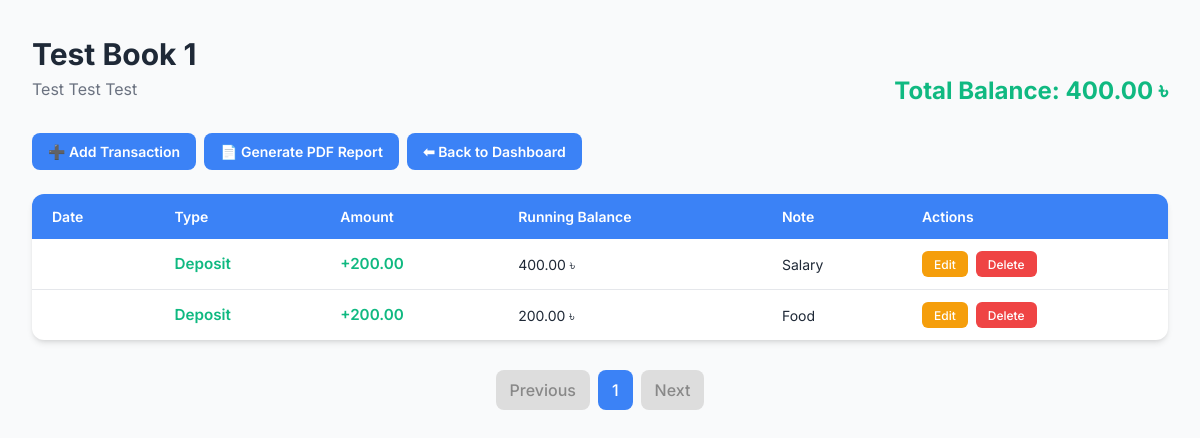
/book/20/ (signed in), run on the app's committed database.
### books/models.py (models this page shows, shortened)
class Book(models.Model):
    user = models.ForeignKey(User, on_delete=models.CASCADE)
    name = models.CharField(max_length=100)
    description = models.TextField(blank=True, null=True)
    created_at = models.DateTimeField(auto_now_add=True)  # full datetime for book creation

class Transaction(models.Model):
    TRANSACTION_TYPES = [
        ('deposit', 'Deposit'),
        ('withdraw', 'Withdraw'),
    ]
    book = models.ForeignKey(Book, on_delete=models.CASCADE, related_name='transactions')
    amount = models.DecimalField(max_digits=10, decimal_places=2)
    type = models.CharField(max_length=10, choices=TRANSACTION_TYPES)
    note = models.CharField(max_length=255, blank=True, null=True)
    created_at = models.DateField(default=timezone.now)  # store only date
    @property
    def sign_amount(self):
        return self.amount if self.type == 'deposit' else -self.amount

### books/views.py (the view, shortened to what this page needs)
# urls.py: path('book/<int:book_id>/', views.book_detail_view, name='book_detail'),
@login_required
def book_detail_view(request, book_id):
    book = get_object_or_404(Book, id=book_id, user=request.user)
    transactions = Transaction.objects.filter(book=book).order_by('-created_at', '-id')
    total_balance = sum(t.sign_amount for t in transactions)
    paginator = Paginator(transactions, 20)  # 20 per page
    page_number = request.GET.get('page')
    page_obj = paginator.get_page(page_number)
    ordered_oldest_first = list(
        transactions.order_by('created_at', 'id')
    )
    running_map = {}
    balance = Decimal('0.00')
    for t in ordered_oldest_first:
        balance += t.sign_amount
        running_map[t.id] = balance
    transactions_with_running = []
    for t in page_obj:
        t.running_balance = running_map.get(t.id, Decimal('0.00'))
        transactions_with_running.append(t)
    context = {
        'book': book,
        'page_obj': page_obj,
        'transactions_with_running': transactions_with_running,
        'total_balance': total_balance,
    }
    return render(request, 'books/book_detail.html', context)

### templates/books/book_detail.html (shortened to what this page needs)
<!DOCTYPE html>
<html lang="en">
<head>
</head>
<body>
<div class="container">
    <header class="header-section">
        <div class="header-info">
            <h1>{{ book.name }}</h1>
            <p class="book-desc">{{ book.description }}</p>
        </div>
        <h3 class="balance">Total Balance: {{ total_balance|floatformat:2 }} ৳</h3>
    </header>
    <div class="button-group">
        <a href="javascript:void(0)" id="addBtn" class="button">➕ Add Transaction</a>
        <a href="javascript:void(0)" id="reportBtn" class="button">📄 Generate PDF Report</a>
        <a href="{% url 'dashboard' %}" class="button">⬅ Back to Dashboard</a>
    </div>
    {% if page_obj %}
    <table class="transactions-table">
    <thead>
        <tr>
            <th>Date</th>
            <th>Type</th>
            <th>Amount</th>
            <th>Running Balance</th>
            <th>Note</th>
            <th>Actions</th>
        </tr>
    </thead>
    <tbody>
        {% for t in transactions_with_running %}
        <tr>
            <td data-label="Date">{{ t.created_at|date:"M d, Y" }}</td>
            <td data-label="Type" class="{{ t.type }}">{{ t.type|capfirst }}</td>
            <td data-label="Amount" class="{{ t.type }}">
                {% if t.type == 'deposit' %}+{% else %}-{% endif %}{{ t.amount|floatformat:2 }}
            </td>
            <td data-label="Balance">{{ t.running_balance|floatformat:2 }} ৳</td>
            <td data-label="Note">{{ t.note|default:"-" }}</td>
            <td data-label="Actions" class="action-group">
                <button class="editBtn"
                        data-id="{{ t.id }}"
                        data-amount="{{ t.amount }}"
                        data-type="{{ t.type }}"
                        data-note="{{ t.note|default:'' }}">Edit</button>
                <button class="deleteBtn" data-id="{{ t.id }}">Delete</button>
            </td>
        </tr>
        {% endfor %}
    </tbody>
</table>
    <div class="pagination">
        {% if page_obj.has_previous %}
            <a href="?page={{ page_obj.previous_page_number }}">Previous</a>
        {% else %}
            <span class="disabled">Previous</span>
        {% endif %}
        {% for num in page_obj.paginator.page_range %}
            {% if num == page_obj.number %}
                <span class="current">{{ num }}</span>
            {% elif num >= page_obj.number|add:'-2' and num <= page_obj.number|add:'2' %}
                <a href="?page={{ num }}">{{ num }}</a>
            {% elif num == 1 %}
                <a href="?page=1">1</a>
                {% if page_obj.number > 4 %}<span>...</span>{% endif %}
            {% elif num == page_obj.paginator.num_pages %}
                {% if page_obj.number < page_obj.paginator.num_pages|add:'-3' %}<span>...</span>{% endif %}
                <a href="?page={{ num }}">{{ num }}</a>
            {% endif %}
        {% endfor %}
        {% if page_obj.has_next %}
            <a href="?page={{ page_obj.next_page_number }}">Next</a>
        {% else %}
            <span class="disabled">Next</span>
        {% endif %}
    </div>
    {% else %}
    <p style="text-align: center; padding: 2rem; background: var(--card-bg); border-radius: 0.75rem; margin-top: 1.5rem; box-shadow: var(--shadow-md);">
        No transactions yet. Start by adding one!
    </p>
    {% endif %}
</div>
</body>
</html>

### templates/books/book_detail.html (style rules this page uses)
:root { --primary-color: #3b82f6; --primary-dark: #2563eb; --danger-color: #ef4444; --error-color: #b91c1c; --warning-color: #f59e0b; --success-color: #10b981; --danger-color: #ef4444; --warning-color: #f59e0b; --text-color: #1f2937; --light-bg: #f9fafb; --card-bg: #ffffff; --shadow-md: 0 4px 6px -1px rgba(0, 0, 0, 0.1), 0 2px 4px -2px rgba(0, 0, 0, 0.1); --light-gray: #f3f4f6; }
* { margin: 0; padding: 0; box-sizing: border-box; font-family: 'Inter', sans-serif; }
body { background: var(--light-bg); padding: 1rem; color: var(--text-color); line-height: 1.5; }
.container { max-width: 1200px; margin: 0 auto; padding: 1rem; }
.header-section { display: flex; justify-content: space-between; align-items: flex-end; flex-wrap: wrap; margin-bottom: 1.5rem; }
.header-info h1 { font-size: 1.875rem; color: var(--text-color); font-weight: 700; }
.header-info p.book-desc { font-size: 1rem; color: #6b7280; margin-bottom: 0.5rem; }
h3.balance { font-size: 1.5rem; font-weight: 700; color: var(--success-color); margin-top: 0.5rem; }
.button-group { display: flex; flex-wrap: wrap; gap: 0.5rem; margin-top: 1rem; }
a.button { display: inline-flex; align-items: center; padding: 0.5rem 1rem; background: var(--primary-color); color: #fff; border-radius: 0.5rem; text-decoration: none; font-weight: 600; transition: background 0.2s, transform 0.2s; font-size: 0.875rem; }
.transactions-table { width: 100%; border-collapse: separate; border-spacing: 0; background: var(--card-bg); border-radius: 0.75rem; overflow: hidden; box-shadow: var(--shadow-md); margin-top: 1.5rem; }
.transactions-table th { background: var(--primary-color); color: #fff; font-weight: 600; font-size: 0.875rem; padding: 0.75rem 1.25rem; text-align: left; }
.transactions-table td { padding: 0.75rem 1.25rem; font-size: 0.875rem; color: var(--text-color); border-bottom: 1px solid #e5e7eb; }
.transactions-table tbody tr:last-child td { border-bottom: none; }
td.deposit { color: var(--success-color); font-weight: 600; font-size: 0.95rem; }
.action-group { display: flex; gap: 0.5rem; }
.editBtn, .deleteBtn { padding: 0.35rem 0.75rem; border: none; border-radius: 0.375rem; cursor: pointer; color: #fff; font-weight: 500; transition: 0.2s; font-size: 0.75rem; }
.editBtn { background: var(--warning-color); }
.deleteBtn { background: var(--danger-color); }
.pagination { display: flex; justify-content: center; align-items: center; flex-wrap: wrap; gap: 8px; margin-top: 30px; }
.pagination a, .pagination span { padding: 8px 14px; border-radius: 8px; text-decoration: none; color: #333; background: #eaeaea; font-weight: 500; transition: 0.2s; }
.pagination .current { background: #3b82f6; color: white; pointer-events: none; }
.pagination .disabled { background: #ddd; color: #888; pointer-events: none; }

### data on the page
Book: name "Test Book 1", description "Test Test Test"
Transaction: type "Deposit", amount "200.00", running_balance "400.00", note "Salary"
Transaction: type "Deposit", amount "200.00", running_balance "200.00", note "Food"

### other printed values
{{ total_balance|floatformat:2 }} "400.00"
{{ num }} "1"
